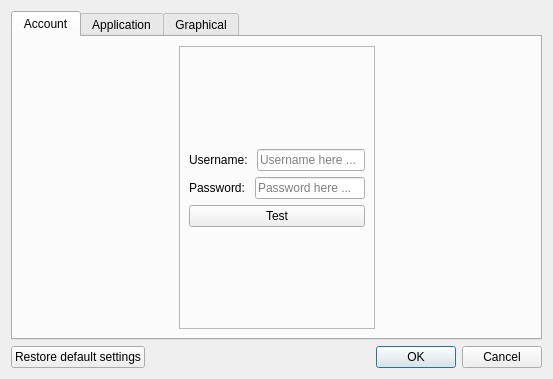
<?xml version="1.0" encoding="UTF-8"?>
<ui version="4.0">
 <class>Dialog_Settings</class>
 <widget class="QDialog" name="Dialog_Settings">
  <property name="geometry">
   <rect>
    <x>0</x>
    <y>0</y>
    <width>553</width>
    <height>379</height>
   </rect>
  </property>
  <property name="minimumSize">
   <size>
    <width>553</width>
    <height>379</height>
   </size>
  </property>
  <property name="contextMenuPolicy">
   <enum>Qt::PreventContextMenu</enum>
  </property>
  <property name="windowTitle">
   <string>Settings</string>
  </property>
  <property name="windowIcon">
   <iconset resource="Resources.qrc">
    <normaloff>:/Resources/Settings.png</normaloff>:/Resources/Settings.png</iconset>
  </property>
  <layout class="QVBoxLayout" name="verticalLayout">
   <item>
    <widget class="QTabWidget" name="SettingsTabWidget">
     <property name="font">
      <font>
       <pointsize>9</pointsize>
      </font>
     </property>
     <property name="currentIndex">
      <number>0</number>
     </property>
     <property name="documentMode">
      <bool>false</bool>
     </property>
     <property name="tabsClosable">
      <bool>false</bool>
     </property>
     <widget class="QWidget" name="UserAccountTab">
      <property name="contextMenuPolicy">
       <enum>Qt::PreventContextMenu</enum>
      </property>
      <attribute name="title">
       <string>Account</string>
      </attribute>
      <layout class="QHBoxLayout" name="horizontalLayout_3">
       <item>
        <spacer name="horizontalSpacer">
         <property name="orientation">
          <enum>Qt::Horizontal</enum>
         </property>
         <property name="sizeHint" stdset="0">
          <size>
           <width>40</width>
           <height>20</height>
          </size>
         </property>
        </spacer>
       </item>
       <item>
        <widget class="QFrame" name="UserDetailFrame">
         <property name="frameShape">
          <enum>QFrame::StyledPanel</enum>
         </property>
         <property name="frameShadow">
          <enum>QFrame::Raised</enum>
         </property>
         <layout class="QVBoxLayout" name="verticalLayout_2">
          <item>
           <spacer name="verticalSpacer_2">
            <property name="orientation">
             <enum>Qt::Vertical</enum>
            </property>
            <property name="sizeHint" stdset="0">
             <size>
              <width>20</width>
              <height>40</height>
             </size>
            </property>
           </spacer>
          </item>
          <item>
           <layout class="QHBoxLayout" name="horizontalLayout">
            <item>
             <widget class="QLabel" name="UsernameLabel">
              <property name="text">
               <string>Username: </string>
              </property>
             </widget>
            </item>
            <item>
             <widget class="QLineEdit" name="UsernameField">
              <property name="toolTip">
               <string>Type in hummigbird username(not email) here</string>
              </property>
              <property name="whatsThis">
               <string>Type in hummigbird username(not email) here</string>
              </property>
              <property name="placeholderText">
               <string>Username here ...</string>
              </property>
             </widget>
            </item>
           </layout>
          </item>
          <item>
           <layout class="QHBoxLayout" name="horizontalLayout_2">
            <item>
             <widget class="QLabel" name="PasswordLabel">
              <property name="text">
               <string>Password: </string>
              </property>
             </widget>
            </item>
            <item>
             <widget class="QLineEdit" name="PasswordField">
              <property name="contextMenuPolicy">
               <enum>Qt::PreventContextMenu</enum>
              </property>
              <property name="toolTip">
               <string>Type in hummingbird password here</string>
              </property>
              <property name="whatsThis">
               <string>Type in hummingbird password here</string>
              </property>
              <property name="inputMask">
               <string/>
              </property>
              <property name="text">
               <string/>
              </property>
              <property name="maxLength">
               <number>32767</number>
              </property>
              <property name="echoMode">
               <enum>QLineEdit::Password</enum>
              </property>
              <property name="placeholderText">
               <string>Password here ...</string>
              </property>
             </widget>
            </item>
           </layout>
          </item>
          <item>
           <widget class="QPushButton" name="AccountTestButton">
            <property name="toolTip">
             <string>Test to see if username and password are correct.</string>
            </property>
            <property name="whatsThis">
             <string>Test to see if username and password are correct.</string>
            </property>
            <property name="text">
             <string>Test</string>
            </property>
            <property name="checkable">
             <bool>false</bool>
            </property>
            <property name="default">
             <bool>false</bool>
            </property>
            <property name="flat">
             <bool>false</bool>
            </property>
           </widget>
          </item>
          <item>
           <spacer name="verticalSpacer">
            <property name="orientation">
             <enum>Qt::Vertical</enum>
            </property>
            <property name="sizeHint" stdset="0">
             <size>
              <width>20</width>
              <height>40</height>
             </size>
            </property>
           </spacer>
          </item>
         </layout>
        </widget>
       </item>
       <item>
        <spacer name="horizontalSpacer_2">
         <property name="orientation">
          <enum>Qt::Horizontal</enum>
         </property>
         <property name="sizeHint" stdset="0">
          <size>
           <width>40</width>
           <height>20</height>
          </size>
         </property>
        </spacer>
       </item>
      </layout>
     </widget>
     <widget class="QWidget" name="ApplicationTab">
      <attribute name="title">
       <string>Application</string>
      </attribute>
      <layout class="QHBoxLayout" name="horizontalLayout_14">
       <item>
        <widget class="QFrame" name="frame_2">
         <property name="sizePolicy">
          <sizepolicy hsizetype="Preferred" vsizetype="Preferred">
           <horstretch>0</horstretch>
           <verstretch>0</verstretch>
          </sizepolicy>
         </property>
         <property name="frameShape">
          <enum>QFrame::StyledPanel</enum>
         </property>
         <property name="frameShadow">
          <enum>QFrame::Raised</enum>
         </property>
         <layout class="QVBoxLayout" name="verticalLayout_8">
          <item>
           <widget class="QGroupBox" name="groupBox_2">
            <property name="sizePolicy">
             <sizepolicy hsizetype="Preferred" vsizetype="Fixed">
              <horstretch>0</horstretch>
              <verstretch>0</verstretch>
             </sizepolicy>
            </property>
            <property name="title">
             <string>System tray</string>
            </property>
            <layout class="QHBoxLayout" name="horizontalLayout_15">
             <item>
              <layout class="QVBoxLayout" name="verticalLayout_5">
               <item>
                <widget class="QCheckBox" name="Application_TrayMinimize">
                 <property name="toolTip">
                  <string>Check this if you want hummingbird to minimize to tray when you click the minimize button</string>
                 </property>
                 <property name="text">
                  <string>Minimize to tray</string>
                 </property>
                </widget>
               </item>
               <item>
                <widget class="QCheckBox" name="Application_TrayClose">
                 <property name="toolTip">
                  <string>Check this if you want hummingbird to minimize to tray when you click the close button</string>
                 </property>
                 <property name="text">
                  <string>Close to tray</string>
                 </property>
                </widget>
               </item>
              </layout>
             </item>
            </layout>
           </widget>
          </item>
          <item>
           <widget class="QGroupBox" name="groupBox_3">
            <property name="sizePolicy">
             <sizepolicy hsizetype="Preferred" vsizetype="Fixed">
              <horstretch>0</horstretch>
              <verstretch>0</verstretch>
             </sizepolicy>
            </property>
            <property name="title">
             <string>Recognition and List update</string>
            </property>
            <layout class="QVBoxLayout" name="verticalLayout_9">
             <item>
              <widget class="QFrame" name="frame_3">
               <property name="frameShape">
                <enum>QFrame::StyledPanel</enum>
               </property>
               <property name="frameShadow">
                <enum>QFrame::Raised</enum>
               </property>
               <layout class="QVBoxLayout" name="verticalLayout_6">
                <property name="spacing">
                 <number>0</number>
                </property>
                <property name="leftMargin">
                 <number>0</number>
                </property>
                <property name="topMargin">
                 <number>0</number>
                </property>
                <property name="rightMargin">
                 <number>0</number>
                </property>
                <property name="bottomMargin">
                 <number>0</number>
                </property>
                <item>
                 <layout class="QHBoxLayout" name="horizontalLayout_13">
                  <item>
                   <widget class="QCheckBox" name="Recognition_Enabled">
                    <property name="toolTip">
                     <string>Enable recognition</string>
                    </property>
                    <property name="text">
                     <string>Enabled</string>
                    </property>
                   </widget>
                  </item>
                  <item>
                   <spacer name="horizontalSpacer_3">
                    <property name="orientation">
                     <enum>Qt::Horizontal</enum>
                    </property>
                    <property name="sizeHint" stdset="0">
                     <size>
                      <width>40</width>
                      <height>20</height>
                     </size>
                    </property>
                   </spacer>
                  </item>
                  <item>
                   <widget class="QLabel" name="label">
                    <property name="toolTip">
                     <string>The amount of time before an anime episode is marked as watched</string>
                    </property>
                    <property name="text">
                     <string>Delay (Seconds):</string>
                    </property>
                   </widget>
                  </item>
                  <item>
                   <widget class="QSpinBox" name="Recognition_DelaySpinBox">
                    <property name="toolTip">
                     <string>The amount of time before an anime episode is marked as watched</string>
                    </property>
                    <property name="suffix">
                     <string/>
                    </property>
                    <property name="maximum">
                     <number>1200</number>
                    </property>
                   </widget>
                  </item>
                 </layout>
                </item>
               </layout>
              </widget>
             </item>
             <item>
              <layout class="QHBoxLayout" name="horizontalLayout_16">
               <item>
                <widget class="QCheckBox" name="Recogntion_MPClose">
                 <property name="toolTip">
                  <string>If ticked, this will update anime after the media player closes</string>
                 </property>
                 <property name="text">
                  <string>Wait for media player to close</string>
                 </property>
                </widget>
               </item>
               <item>
                <spacer name="horizontalSpacer_4">
                 <property name="orientation">
                  <enum>Qt::Horizontal</enum>
                 </property>
                 <property name="sizeHint" stdset="0">
                  <size>
                   <width>40</width>
                   <height>20</height>
                  </size>
                 </property>
                </spacer>
               </item>
               <item>
                <widget class="QCheckBox" name="Recogntion_MPFocus">
                 <property name="toolTip">
                  <string>If ticked, delay time will only decrease if the media player is in focus</string>
                 </property>
                 <property name="text">
                  <string>Media player must be in focus</string>
                 </property>
                </widget>
               </item>
              </layout>
             </item>
             <item>
              <layout class="QVBoxLayout" name="verticalLayout_7">
               <item>
                <widget class="QCheckBox" name="Recogntion_NotifyRecognised">
                 <property name="toolTip">
                  <string>Shows a popup message when an episode is recognised</string>
                 </property>
                 <property name="text">
                  <string>Notify me when episode is recognised</string>
                 </property>
                </widget>
               </item>
               <item>
                <widget class="QCheckBox" name="Recogntion_NotifyNotRecognised">
                 <property name="toolTip">
                  <string>Shows a popup message when an episode is not recognised</string>
                 </property>
                 <property name="text">
                  <string>Notify me when an episode is not recognised</string>
                 </property>
                </widget>
               </item>
              </layout>
             </item>
            </layout>
           </widget>
          </item>
          <item>
           <spacer name="verticalSpacer_5">
            <property name="orientation">
             <enum>Qt::Vertical</enum>
            </property>
            <property name="sizeHint" stdset="0">
             <size>
              <width>20</width>
              <height>40</height>
             </size>
            </property>
           </spacer>
          </item>
         </layout>
        </widget>
       </item>
      </layout>
     </widget>
     <widget class="QWidget" name="GeneralSettingsTab">
      <attribute name="title">
       <string>Graphical</string>
      </attribute>
      <layout class="QHBoxLayout" name="horizontalLayout_9">
       <item>
        <widget class="QFrame" name="frame">
         <property name="frameShape">
          <enum>QFrame::StyledPanel</enum>
         </property>
         <property name="frameShadow">
          <enum>QFrame::Raised</enum>
         </property>
         <layout class="QVBoxLayout" name="verticalLayout_4">
          <item>
           <widget class="QGroupBox" name="groupBox">
            <property name="title">
             <string>Episode progress bar</string>
            </property>
            <layout class="QVBoxLayout" name="verticalLayout_3">
             <item>
              <layout class="QHBoxLayout" name="horizontalLayout_4">
               <item>
                <widget class="QLabel" name="ProgressBar_TextColorLabel">
                 <property name="toolTip">
                  <string>Change the progress bar text color</string>
                 </property>
                 <property name="text">
                  <string>Text Color: </string>
                 </property>
                </widget>
               </item>
               <item>
                <widget class="QPushButton" name="ProgressBar_TextColorButton">
                 <property name="sizePolicy">
                  <sizepolicy hsizetype="Fixed" vsizetype="Fixed">
                   <horstretch>0</horstretch>
                   <verstretch>0</verstretch>
                  </sizepolicy>
                 </property>
                 <property name="minimumSize">
                  <size>
                   <width>70</width>
                   <height>16</height>
                  </size>
                 </property>
                 <property name="maximumSize">
                  <size>
                   <width>16</width>
                   <height>16</height>
                  </size>
                 </property>
                 <property name="autoFillBackground">
                  <bool>true</bool>
                 </property>
                 <property name="text">
                  <string/>
                 </property>
                 <property name="iconSize">
                  <size>
                   <width>0</width>
                   <height>0</height>
                  </size>
                 </property>
                 <property name="checkable">
                  <bool>false</bool>
                 </property>
                 <property name="autoDefault">
                  <bool>true</bool>
                 </property>
                 <property name="default">
                  <bool>false</bool>
                 </property>
                 <property name="flat">
                  <bool>true</bool>
                 </property>
                </widget>
               </item>
              </layout>
             </item>
             <item>
              <layout class="QHBoxLayout" name="horizontalLayout_5">
               <item>
                <widget class="QLabel" name="ProgressBar_OutlineColorLabel">
                 <property name="toolTip">
                  <string>Change the progress bar outline color</string>
                 </property>
                 <property name="text">
                  <string>Outline Color: </string>
                 </property>
                </widget>
               </item>
               <item>
                <widget class="QPushButton" name="ProgressBar_OutlineColorButton">
                 <property name="sizePolicy">
                  <sizepolicy hsizetype="Fixed" vsizetype="Fixed">
                   <horstretch>0</horstretch>
                   <verstretch>0</verstretch>
                  </sizepolicy>
                 </property>
                 <property name="minimumSize">
                  <size>
                   <width>70</width>
                   <height>16</height>
                  </size>
                 </property>
                 <property name="maximumSize">
                  <size>
                   <width>16</width>
                   <height>16</height>
                  </size>
                 </property>
                 <property name="autoFillBackground">
                  <bool>true</bool>
                 </property>
                 <property name="text">
                  <string/>
                 </property>
                 <property name="iconSize">
                  <size>
                   <width>0</width>
                   <height>0</height>
                  </size>
                 </property>
                 <property name="checkable">
                  <bool>false</bool>
                 </property>
                 <property name="autoDefault">
                  <bool>true</bool>
                 </property>
                 <property name="flat">
                  <bool>true</bool>
                 </property>
                </widget>
               </item>
              </layout>
             </item>
             <item>
              <layout class="QHBoxLayout" name="horizontalLayout_6">
               <item>
                <widget class="QLabel" name="ProgressBar_BackgroundColorLabel">
                 <property name="toolTip">
                  <string>Change the progress bar background color</string>
                 </property>
                 <property name="text">
                  <string>Background Color: </string>
                 </property>
                </widget>
               </item>
               <item>
                <widget class="QPushButton" name="ProgressBar_BackgroundColorButton">
                 <property name="sizePolicy">
                  <sizepolicy hsizetype="Fixed" vsizetype="Fixed">
                   <horstretch>0</horstretch>
                   <verstretch>0</verstretch>
                  </sizepolicy>
                 </property>
                 <property name="minimumSize">
                  <size>
                   <width>70</width>
                   <height>16</height>
                  </size>
                 </property>
                 <property name="maximumSize">
                  <size>
                   <width>16</width>
                   <height>16</height>
                  </size>
                 </property>
                 <property name="autoFillBackground">
                  <bool>true</bool>
                 </property>
                 <property name="text">
                  <string/>
                 </property>
                 <property name="iconSize">
                  <size>
                   <width>0</width>
                   <height>0</height>
                  </size>
                 </property>
                 <property name="checkable">
                  <bool>false</bool>
                 </property>
                 <property name="autoDefault">
                  <bool>true</bool>
                 </property>
                 <property name="flat">
                  <bool>true</bool>
                 </property>
                </widget>
               </item>
              </layout>
             </item>
             <item>
              <layout class="QHBoxLayout" name="horizontalLayout_8">
               <item>
                <widget class="QLabel" name="ProgressBar_CurrentlyWatchingColorLabel">
                 <property name="toolTip">
                  <string>Change the progress bar color when the anime status is set to Currently watching</string>
                 </property>
                 <property name="text">
                  <string>Currently Watching Color:</string>
                 </property>
                </widget>
               </item>
               <item>
                <widget class="QPushButton" name="ProgressBar_CurrentlyWatchingColorButton">
                 <property name="sizePolicy">
                  <sizepolicy hsizetype="Fixed" vsizetype="Fixed">
                   <horstretch>0</horstretch>
                   <verstretch>0</verstretch>
                  </sizepolicy>
                 </property>
                 <property name="minimumSize">
                  <size>
                   <width>70</width>
                   <height>16</height>
                  </size>
                 </property>
                 <property name="maximumSize">
                  <size>
                   <width>16</width>
                   <height>16</height>
                  </size>
                 </property>
                 <property name="autoFillBackground">
                  <bool>true</bool>
                 </property>
                 <property name="text">
                  <string/>
                 </property>
                 <property name="iconSize">
                  <size>
                   <width>0</width>
                   <height>0</height>
                  </size>
                 </property>
                 <property name="checkable">
                  <bool>false</bool>
                 </property>
                 <property name="autoDefault">
                  <bool>true</bool>
                 </property>
                 <property name="flat">
                  <bool>true</bool>
                 </property>
                </widget>
               </item>
              </layout>
             </item>
             <item>
              <layout class="QHBoxLayout" name="horizontalLayout_7">
               <item>
                <widget class="QLabel" name="ProgressBar_CompletedColorLabel">
                 <property name="toolTip">
                  <string>Change the progress bar color when the anime status is set to Completed</string>
                 </property>
                 <property name="text">
                  <string>Completed Color:</string>
                 </property>
                </widget>
               </item>
               <item>
                <widget class="QPushButton" name="ProgressBar_CompletedColorButton">
                 <property name="sizePolicy">
                  <sizepolicy hsizetype="Fixed" vsizetype="Fixed">
                   <horstretch>0</horstretch>
                   <verstretch>0</verstretch>
                  </sizepolicy>
                 </property>
                 <property name="minimumSize">
                  <size>
                   <width>70</width>
                   <height>16</height>
                  </size>
                 </property>
                 <property name="maximumSize">
                  <size>
                   <width>16</width>
                   <height>16</height>
                  </size>
                 </property>
                 <property name="autoFillBackground">
                  <bool>true</bool>
                 </property>
                 <property name="text">
                  <string/>
                 </property>
                 <property name="iconSize">
                  <size>
                   <width>0</width>
                   <height>0</height>
                  </size>
                 </property>
                 <property name="checkable">
                  <bool>false</bool>
                 </property>
                 <property name="autoDefault">
                  <bool>true</bool>
                 </property>
                 <property name="flat">
                  <bool>true</bool>
                 </property>
                </widget>
               </item>
              </layout>
             </item>
             <item>
              <layout class="QHBoxLayout" name="horizontalLayout_10">
               <item>
                <widget class="QLabel" name="ProgressBar_OnHoldColorLabel">
                 <property name="toolTip">
                  <string>Change the progress bar color when the anime status is set to On hold</string>
                 </property>
                 <property name="text">
                  <string>On Hold Color:</string>
                 </property>
                </widget>
               </item>
               <item>
                <widget class="QPushButton" name="ProgressBar_OnHoldColorButton">
                 <property name="sizePolicy">
                  <sizepolicy hsizetype="Fixed" vsizetype="Fixed">
                   <horstretch>0</horstretch>
                   <verstretch>0</verstretch>
                  </sizepolicy>
                 </property>
                 <property name="minimumSize">
                  <size>
                   <width>70</width>
                   <height>16</height>
                  </size>
                 </property>
                 <property name="maximumSize">
                  <size>
                   <width>16</width>
                   <height>16</height>
                  </size>
                 </property>
                 <property name="autoFillBackground">
                  <bool>true</bool>
                 </property>
                 <property name="text">
                  <string/>
                 </property>
                 <property name="iconSize">
                  <size>
                   <width>0</width>
                   <height>0</height>
                  </size>
                 </property>
                 <property name="checkable">
                  <bool>false</bool>
                 </property>
                 <property name="autoDefault">
                  <bool>true</bool>
                 </property>
                 <property name="flat">
                  <bool>true</bool>
                 </property>
                </widget>
               </item>
              </layout>
             </item>
             <item>
              <layout class="QHBoxLayout" name="horizontalLayout_11">
               <item>
                <widget class="QLabel" name="ProgressBar_DroppedColorLabel">
                 <property name="toolTip">
                  <string>Change the progress bar color when the anime status is set to Dropped</string>
                 </property>
                 <property name="text">
                  <string>Dropped Color:</string>
                 </property>
                </widget>
               </item>
               <item>
                <widget class="QPushButton" name="ProgressBar_DroppedColorButton">
                 <property name="sizePolicy">
                  <sizepolicy hsizetype="Fixed" vsizetype="Fixed">
                   <horstretch>0</horstretch>
                   <verstretch>0</verstretch>
                  </sizepolicy>
                 </property>
                 <property name="minimumSize">
                  <size>
                   <width>70</width>
                   <height>16</height>
                  </size>
                 </property>
                 <property name="maximumSize">
                  <size>
                   <width>16</width>
                   <height>16</height>
                  </size>
                 </property>
                 <property name="autoFillBackground">
                  <bool>true</bool>
                 </property>
                 <property name="text">
                  <string/>
                 </property>
                 <property name="iconSize">
                  <size>
                   <width>0</width>
                   <height>0</height>
                  </size>
                 </property>
                 <property name="checkable">
                  <bool>false</bool>
                 </property>
                 <property name="autoDefault">
                  <bool>true</bool>
                 </property>
                 <property name="flat">
                  <bool>true</bool>
                 </property>
                </widget>
               </item>
              </layout>
             </item>
            </layout>
           </widget>
          </item>
          <item>
           <spacer name="verticalSpacer_4">
            <property name="orientation">
             <enum>Qt::Vertical</enum>
            </property>
            <property name="sizeHint" stdset="0">
             <size>
              <width>20</width>
              <height>40</height>
             </size>
            </property>
           </spacer>
          </item>
         </layout>
        </widget>
       </item>
      </layout>
     </widget>
    </widget>
   </item>
   <item>
    <layout class="QHBoxLayout" name="horizontalLayout_12">
     <item>
      <widget class="QPushButton" name="DefaultSettingsButton">
       <property name="font">
        <font>
         <weight>50</weight>
         <bold>false</bold>
        </font>
       </property>
       <property name="toolTip">
        <string>Reset all settings to default ouroboros settings</string>
       </property>
       <property name="whatsThis">
        <string>Reset all settings to default ouroboros settings</string>
       </property>
       <property name="text">
        <string>Restore default settings</string>
       </property>
       <property name="checkable">
        <bool>false</bool>
       </property>
       <property name="autoDefault">
        <bool>true</bool>
       </property>
       <property name="default">
        <bool>false</bool>
       </property>
       <property name="flat">
        <bool>false</bool>
       </property>
      </widget>
     </item>
     <item>
      <widget class="QDialogButtonBox" name="buttonBox">
       <property name="orientation">
        <enum>Qt::Horizontal</enum>
       </property>
       <property name="standardButtons">
        <set>QDialogButtonBox::Cancel|QDialogButtonBox::Ok</set>
       </property>
      </widget>
     </item>
    </layout>
   </item>
  </layout>
 </widget>
 <resources>
  <include location="Resources.qrc"/>
 </resources>
 <connections>
  <connection>
   <sender>buttonBox</sender>
   <signal>accepted()</signal>
   <receiver>Dialog_Settings</receiver>
   <slot>accept()</slot>
   <hints>
    <hint type="sourcelabel">
     <x>248</x>
     <y>254</y>
    </hint>
    <hint type="destinationlabel">
     <x>157</x>
     <y>274</y>
    </hint>
   </hints>
  </connection>
  <connection>
   <sender>buttonBox</sender>
   <signal>rejected()</signal>
   <receiver>Dialog_Settings</receiver>
   <slot>reject()</slot>
   <hints>
    <hint type="sourcelabel">
     <x>316</x>
     <y>260</y>
    </hint>
    <hint type="destinationlabel">
     <x>286</x>
     <y>274</y>
    </hint>
   </hints>
  </connection>
 </connections>
</ui>
